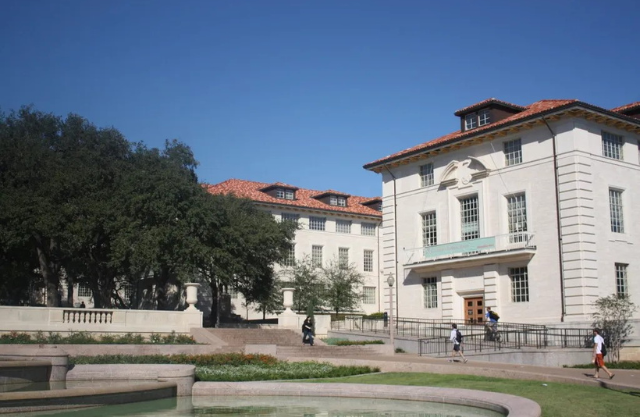
#> input picture fixed.png, 640 x 417 px
$ jupyter execute Bonus.ipynb
#> lines starting #> are read from the running program, lines starting #| are printed output that depends on the picture; after the words box and inside, x2 and y2 are one past the last pixel; in counts of white or black regions, pixels touching at a corner belong together
**QUestion 1:** Image Registration

[cell 1]
import cv2 as cv
import numpy as np
import matplotlib.pyplot as plt

fixed = cv.imread("fixed.png")
#> fixed is the input picture: shape (417, 640, 3); mean B, G, R 132.3, 119, 107.9
moving = cv.imread("moving.jpg")
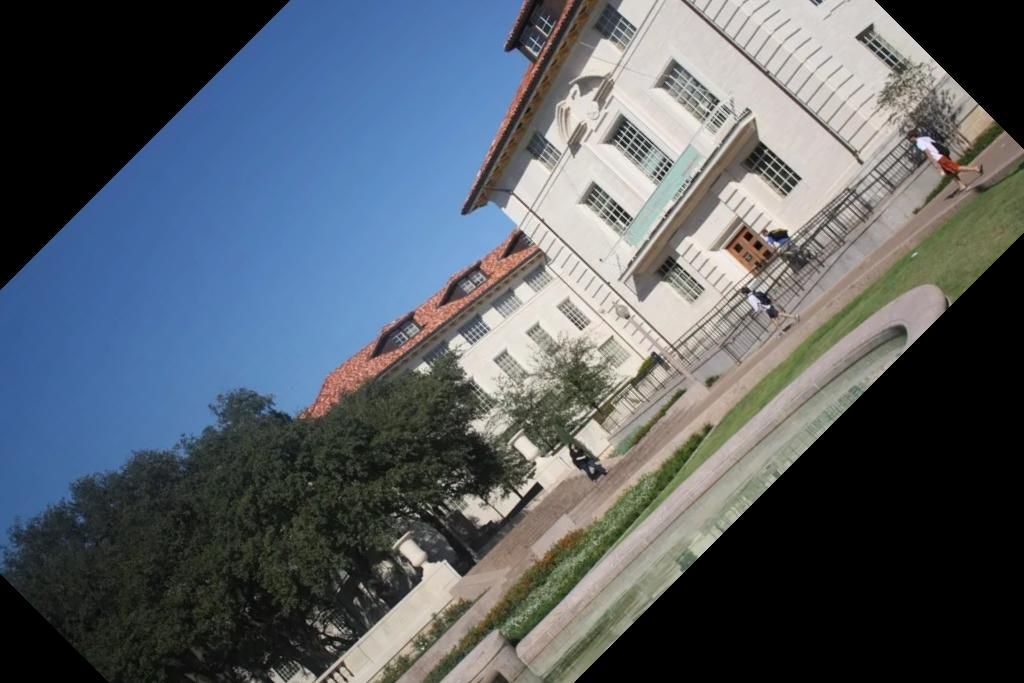
#> input picture moving.jpg, 1024 x 683 px
#> moving is the input picture: shape (683, 1024, 3); mean B, G, R 102.1, 94.2, 86.5

# Tried grayscaling but found it had no impact
# fixed = cv.cvtColor(fixed, cv.COLOR_BGR2GRAY)
# moving = cv.cvtColor(moving, cv.COLOR_BGR2GRAY)

#SIFT FEATURE DETECTION
sift = cv.SIFT_create()
keypoints_fixed, descriptors_fixed = sift.detectAndCompute(fixed, None)
#> keypoints_fixed = 1611 keypoints; strongest (x, y, size): (599, 340, 6), (275, 321, 4.2), (494, 317, 5.6), (83, 305, 3.3)
keypoints_moving, descriptors_moving = sift.detectAndCompute(moving, None)
#> keypoints_moving = 4627 keypoints; strongest (x, y, size): (924, 143, 9.5), (537, 488, 6.7), (780, 235, 8.9), (768, 307, 2.6)

# FEATURE MATCHING: RANSAC
bf = cv.BFMatcher()
matches = bf.knnMatch(descriptors_fixed, descriptors_moving, k=2)
#> matches = 1611 matches

good_matches = []

for m, n in matches:
    if m.distance < 0.75 * n.distance:
        good_matches.append(m)
#> after the loop, good_matches = 943 matches

good_matches

# tried with 10 as its linear so I thought it might work but needed all the matches
fixed_points = []
moving_points = []

for match in good_matches:
    fixed_points.append(keypoints_fixed[match.queryIdx].pt)
    moving_points.append(keypoints_moving[match.trainIdx].pt)
#> after the loop, fixed_points = 943 pairs, first value 23.89 to 627.2, second value 111.9 to 411.8; moving_points = 943 pairs, first value 17.82 to 983.3, second value 5.98 to 677.6

fixed_points = [list(map(int, point)) for point in fixed_points]
#> fixed_points = 943 pairs, first value 23 to 627, second value 111 to 411
moving_points = [list(map(int, point)) for point in moving_points]
#> moving_points = 943 pairs, first value 17 to 983, second value 5 to 677

fixed_points, moving_points

fixed_points = np.array(fixed_points, dtype=float)
moving_points = np.array(moving_points, dtype=float)

homography, _ = cv.findHomography(moving_points, fixed_points, cv.RANSAC)
#> homography = [[0.441, -0.441, 252.7], [0.442, 0.442, -132.1], [-1.12e-06, 1.21e-06, 1]]
result = cv.warpPerspective(moving, homography, (fixed.shape[1], fixed.shape[0]))


plt.figure(figsize=(15, 15))
plt.subplot(1, 3, 1)
plt.title("Fixed")
plt.imshow(cv.cvtColor(fixed, cv.COLOR_BGR2RGB))
plt.axis("off")
plt.subplot(1, 3, 2)
plt.title("Moving")
plt.imshow(cv.cvtColor(moving, cv.COLOR_BGR2RGB))
plt.axis("off")
plt.subplot(1, 3, 3)
plt.title("Result")
plt.imshow(cv.cvtColor(result, cv.COLOR_BGR2RGB))
plt.axis("off")
plt.show()
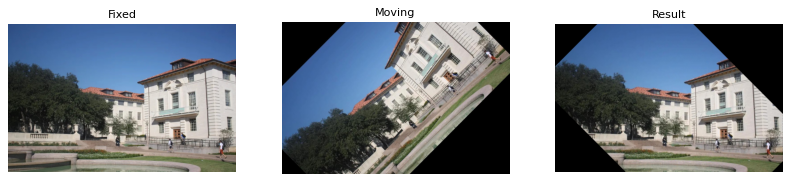
#> figure drawn by matplotlib, 3 panels

**Question 2:** Image STitching

[cell 2]
left = cv.imread("left.jpg")
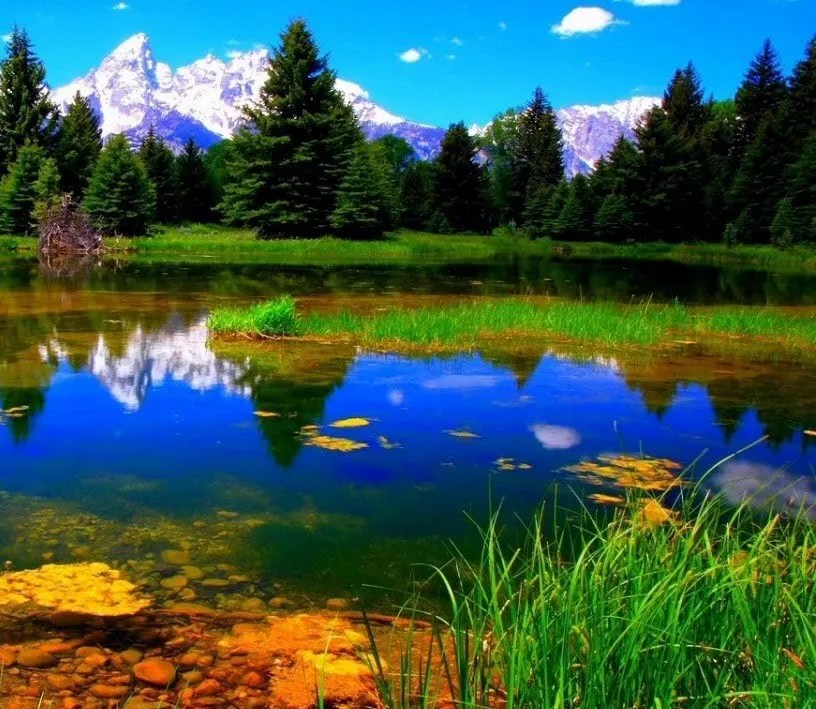
#> input picture left.jpg, 816 x 709 px
#> left is the input picture: shape (709, 816, 3); mean B, G, R 78.6, 90.7, 57.5
right = cv.imread("right.jpg")
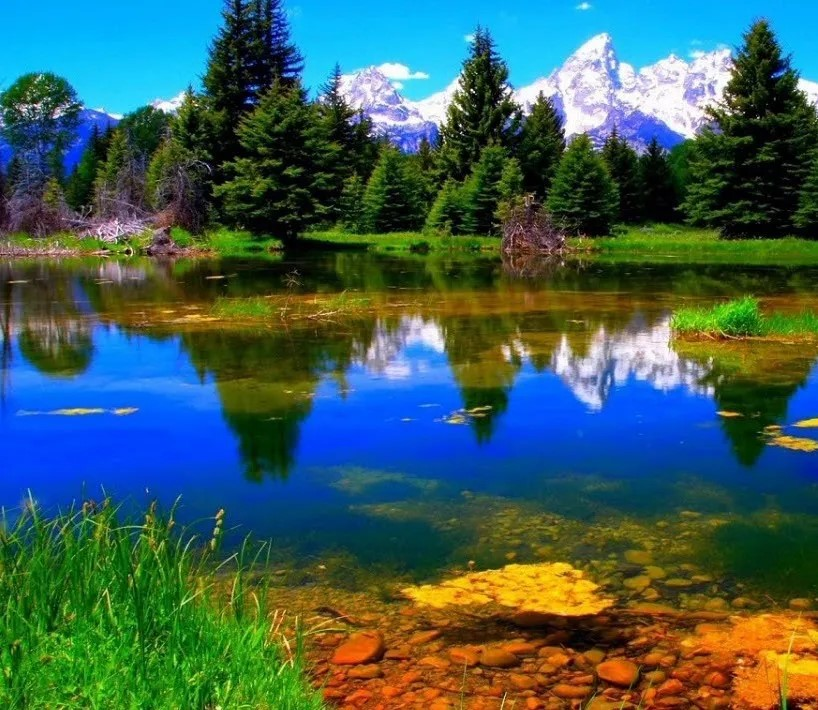
#> input picture right.jpg, 818 x 710 px
#> right is the input picture: shape (710, 818, 3); mean B, G, R 88.1, 94.8, 62.4

# This is just a visual representation of the images I am doing to help me visualize the keypoints

#SIFT FEATURE DETECTION (same as q1)
sift = cv.SIFT_create()
keypoints_fixed, descriptors_fixed = sift.detectAndCompute(fixed, None)
keypoints_moving, descriptors_moving = sift.detectAndCompute(moving, None)

# show these keypoints on the images
fixed_keypoints = cv.drawKeypoints(fixed, keypoints_fixed, None)
moving_keypoints = cv.drawKeypoints(moving, keypoints_moving, None)

plt.figure(figsize=(15, 15))
plt.subplot(1, 2, 1)
plt.title("Fixed")
plt.imshow(cv.cvtColor(fixed_keypoints, cv.COLOR_BGR2RGB))
plt.axis("off")
plt.subplot(1, 2, 2)
plt.title("Moving")
plt.imshow(cv.cvtColor(moving_keypoints, cv.COLOR_BGR2RGB))
plt.axis("off")
plt.show()
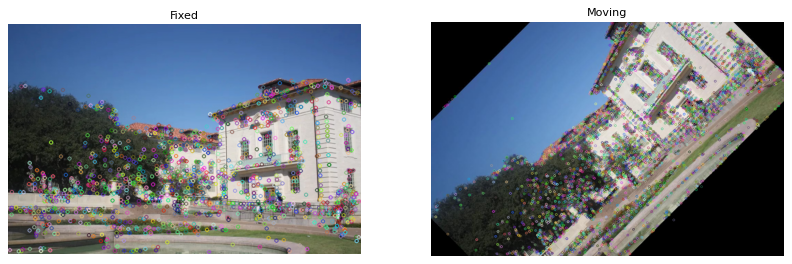
#> figure drawn by matplotlib, 2 panels

[cell 3]
import cv2 as cv
import numpy as np
import matplotlib.pyplot as plt

right = cv.imread("right.jpg")
left = cv.imread("left.jpg")

# SIFT FEATURE DETECTION
sift = cv.SIFT_create()
keypoints_right, descriptors_right = sift.detectAndCompute(right, None)
#> keypoints_right = 5602 keypoints; strongest (x, y, size): (460, 125, 1.9), (512, 116, 3.8), (369, 136, 2.1), (728, 94, 2.1)
keypoints_left, descriptors_left = sift.detectAndCompute(left, None)
#> keypoints_left = 5211 keypoints; strongest (x, y, size): (666, 113, 1.9), (49, 116, 3.9), (265, 94, 2), (218, 93, 61.5)

# FEATURE MATCHING: RANSAC
bf = cv.BFMatcher()
matches = bf.knnMatch(descriptors_right, descriptors_left, k=2)
#> matches = 5602 matches
good_matches = []
for m, n in matches:
    if m.distance < .8 * n.distance:
        good_matches.append(m)
#> after the loop, good_matches = 1572 matches

right_points = []
left_points = []
for match in good_matches:
    right_points.append(keypoints_right[match.queryIdx].pt)
    left_points.append(keypoints_left[match.trainIdx].pt)
#> after the loop, left_points = 1572 pairs, first value 4.41 to 794, second value 5.72 to 705.5; right_points = 1572 pairs, first value 58.11 to 814.3, second value 5.81 to 705.7

right_points = [list(map(int, point)) for point in right_points]
#> right_points = 1572 pairs, first value 58 to 814, second value 5 to 705
left_points = [list(map(int, point)) for point in left_points]
#> left_points = 1572 pairs, first value 4 to 794, second value 5 to 705

right_points = np.array(right_points, dtype=float)
left_points = np.array(left_points, dtype=float)

homography, _ = cv.findHomography(right_points, left_points, cv.RANSAC)
#> homography = [[1, 3.58e-06, -463.2], [-3.05e-06, 1, 0.0364], [3.62e-07, -2.01e-07, 1]]
result = cv.warpPerspective(left, homography, (right.shape[1], right.shape[0]))
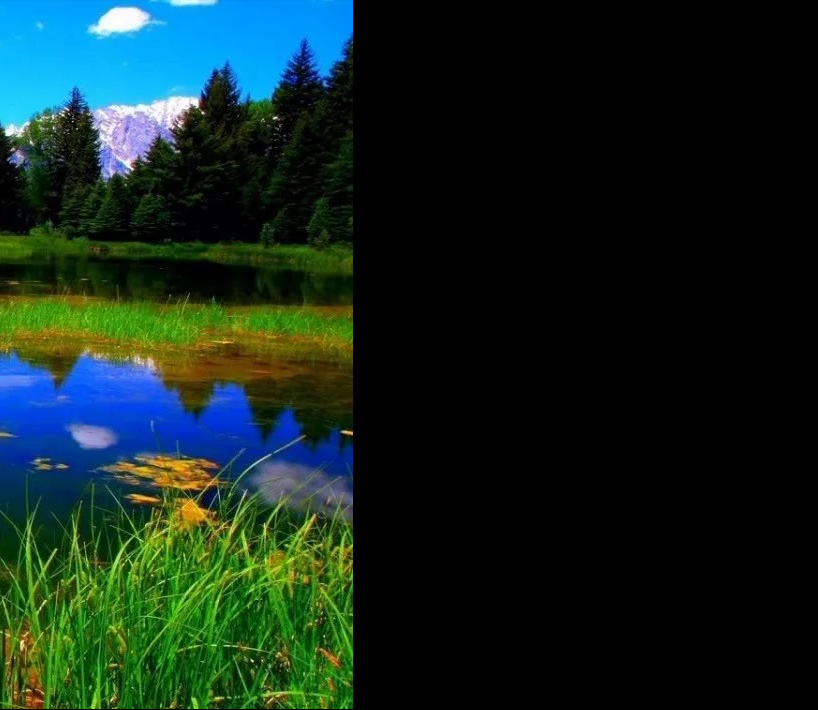
#> result: shape (710, 818, 3); mean B, G, R 31.7, 38.1, 18.3

# drop all the colums in result that are only black
result = result[:, :353]
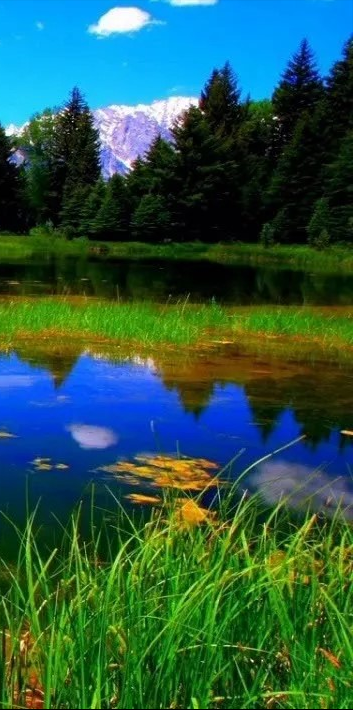
#> result: shape (710, 353, 3); mean B, G, R 73.4, 88.3, 42.3

right_rgb = cv.cvtColor(right, cv.COLOR_BGR2RGB)
result_rgb = cv.cvtColor(result, cv.COLOR_BGR2RGB)

####TODO: blend the right side of the right image and the left side of the result image into eachother for a cleaner result
combined = cv.hconcat((right_rgb, result_rgb))
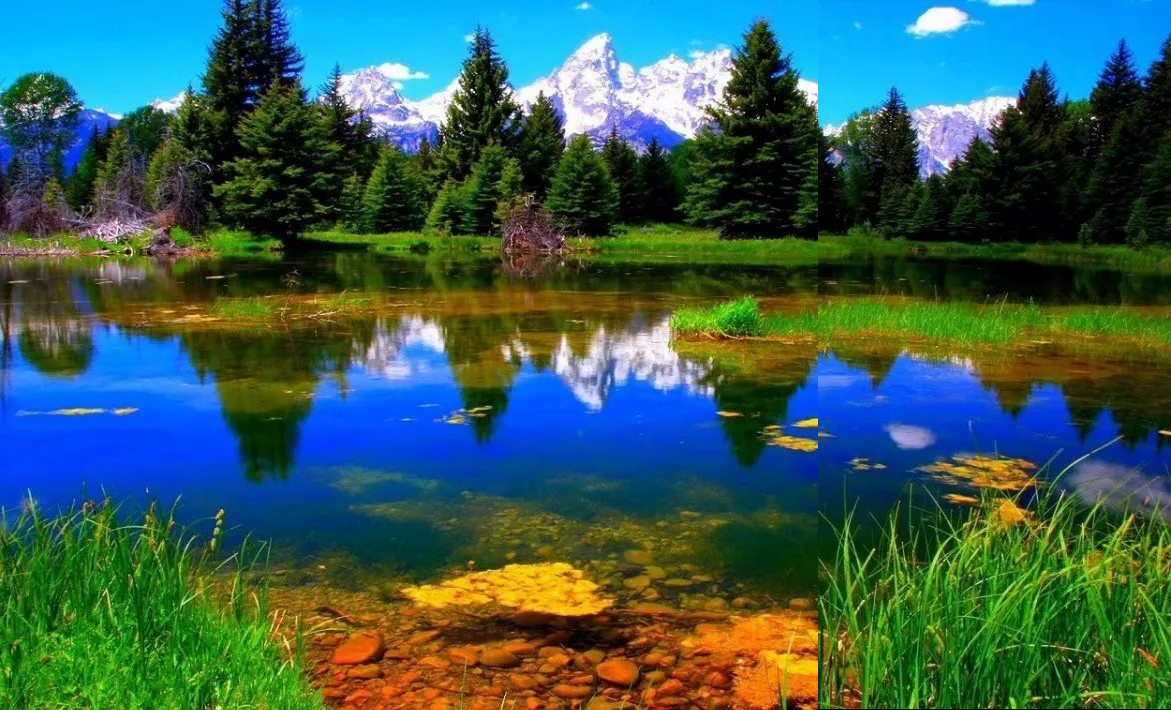
#> combined: shape (710, 1171, 3); mean R, G, B 56.3, 92.9, 83.7

def blend_images(img1, img2):
    new = []

    h1, w1, _ = img1.shape
#> h1 = 710; w1 = 818
    h2, w2, _ = img2.shape
#> h2 = 710; w2 = 353

    max_h = max(h1, h2)
#> max_h = 710
    combined_w = w1 + w2
#> combined_w = 1171
    blended = np.zeros((max_h, combined_w, 3), dtype=np.uint8)


    blended[:h1, :w1] = img1
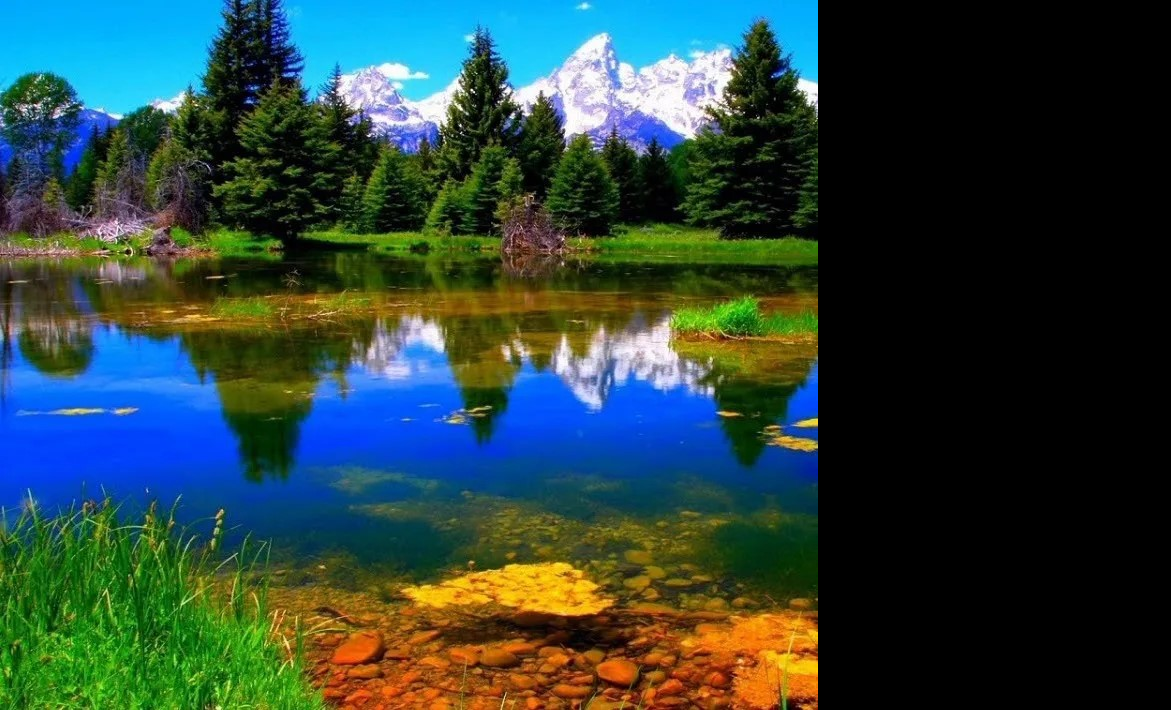
#> blended: shape (710, 1171, 3); mean R, G, B 43.6, 66.2, 61.6
    blended[:h2, w1:w1+w2] = img2

    seam_col = w1  # The column to apply the Gaussian blur
#> seam_col = 818

    kernel_size = (7, 1)  # Larger kernel size for more pronounced blur
    sigma = 50  # Non-zero sigma value for controlling blur strength
    for i in range(790, 830, 1):
        blurred_seam = cv.GaussianBlur(blended[:, i:i+1], kernel_size, sigma, borderType=cv.BORDER_REPLICATE)
        blended[:, i] = blurred_seam[:, 0]/1.08  # Replace the i-th column in the blended image with the blurred column
#> blended: shape (710, 1171, 3); 3.41% of pixels changed, all inside (x1, y1, x2, y2) = (790, 0, 830, 710)
        # blended[:, i] = cv.addWeighted(blended[:, i], 0.5, blurred_seam[:, 0], 0.5, 0)
        #make blended[:, i] = black
        # blended[:, i] = [0, 0, 0]


    return blended


# Plot the blended image
plt.figure(figsize=(15, 15))
plt.subplot(1, 2, 1)
plt.imshow(combined)
plt.title('SPliced Image')
plt.axis('off')
plt.subplot(1, 2, 2)
plt.title("Blended Image")
plt.imshow(blend_images(right_rgb, result_rgb))
plt.axis("off")
plt.show()
